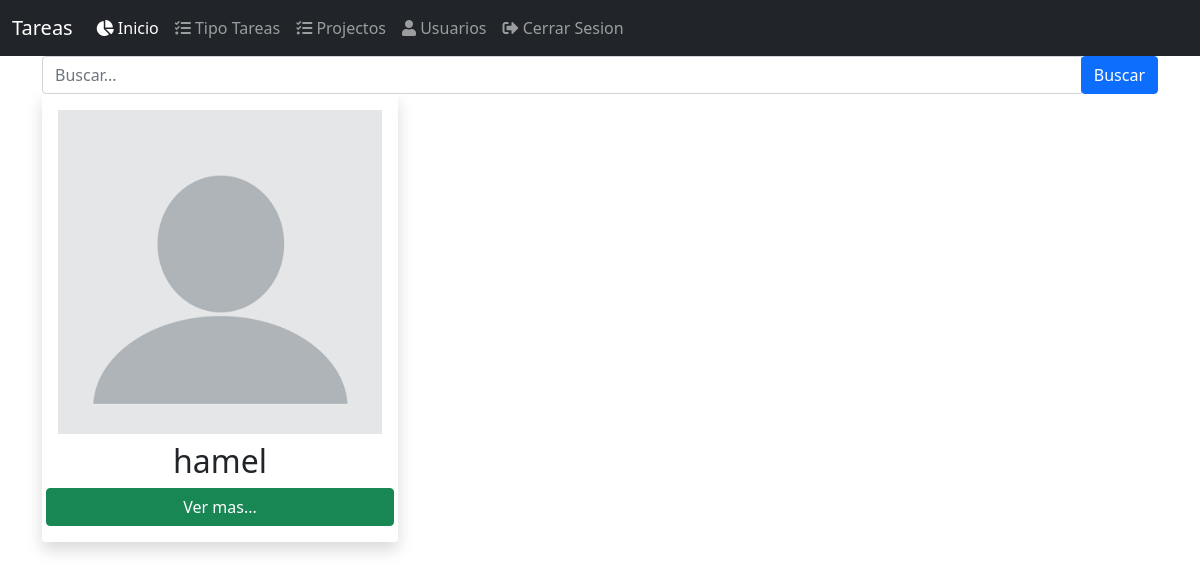
The page / (signed in) on the database as committed earlier.
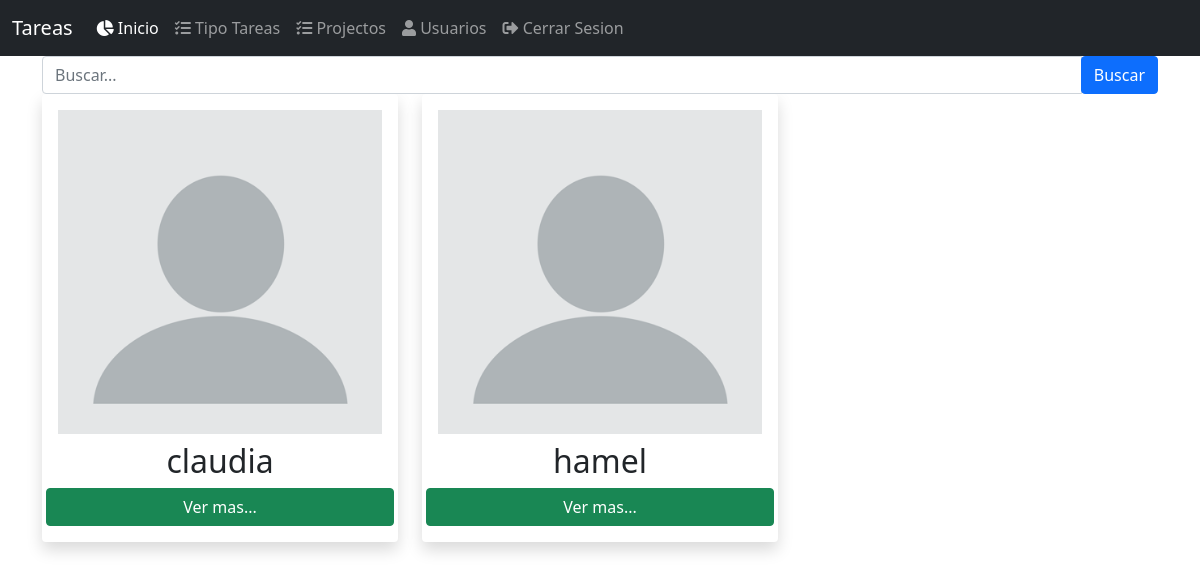
The same page on the database as committed later.
### users/models.py (models this page shows, shortened)
class Developer(models.Model):
    user = models.OneToOneField(User, on_delete=models.CASCADE)
    created_at = models.DateTimeField(auto_now_add=True, verbose_name='Fecha de Creacion')

class User(AbstractUser):
    ROLE_CHOICES = (
        ('administrador', 'Administrador'),
        ('desarrollador', 'Desarrollador'),
    )
    avatar = models.ImageField(default='avatar.png', upload_to='users/')
    role = models.CharField(max_length=50, choices=ROLE_CHOICES, verbose_name='Rol')

### tasks/views.py (the view)
# urls.py: path('', views.DeveloperListView.as_view(), name='developer_task'),
class DeveloperListView(PermissionRequiredMixin, LoginRequiredMixin, ListView):
    login_url = 'users:login'
    permission_required = 'tasks.can_view_user'
    template_name = 'index.html'
    queryset = Developer.objects.all().order_by('-pk')

### templates/index.html
{% extends 'base.html' %}
{% block content %}
    {% include 'users/snippets/search.html' %}
    <div class="row">
        {% include 'tasks/snippets/developers.html' %}
    </div>
{% endblock %}

### tasks/templates/tasks/snippets/developers.html
{% for developer in object_list %}
    <div class="col-sm-12 col-md-4">
        {% include 'tasks/snippets/developer.html' %}
    </div>
{% endfor %}

### tasks/templates/tasks/snippets/developer.html
<div class="shadow p-3 mb-5 bg-white rounded">
    <img src="{{ developer.user.avatar.url }}" class="img-fluid" alt="">
    <h2 class="text-title text-center mt-2">{{ developer.user }}</h2>
    <div class="row">
        <a href="{% url 'dates:date' developer.pk %}" class="btn btn-success btn-block">Ver mas...</a>
    </div>
</div>

Rows that differ between the two databases and show on the page:
added Developer: user.avatar (placeholder picture), user "claudia"
